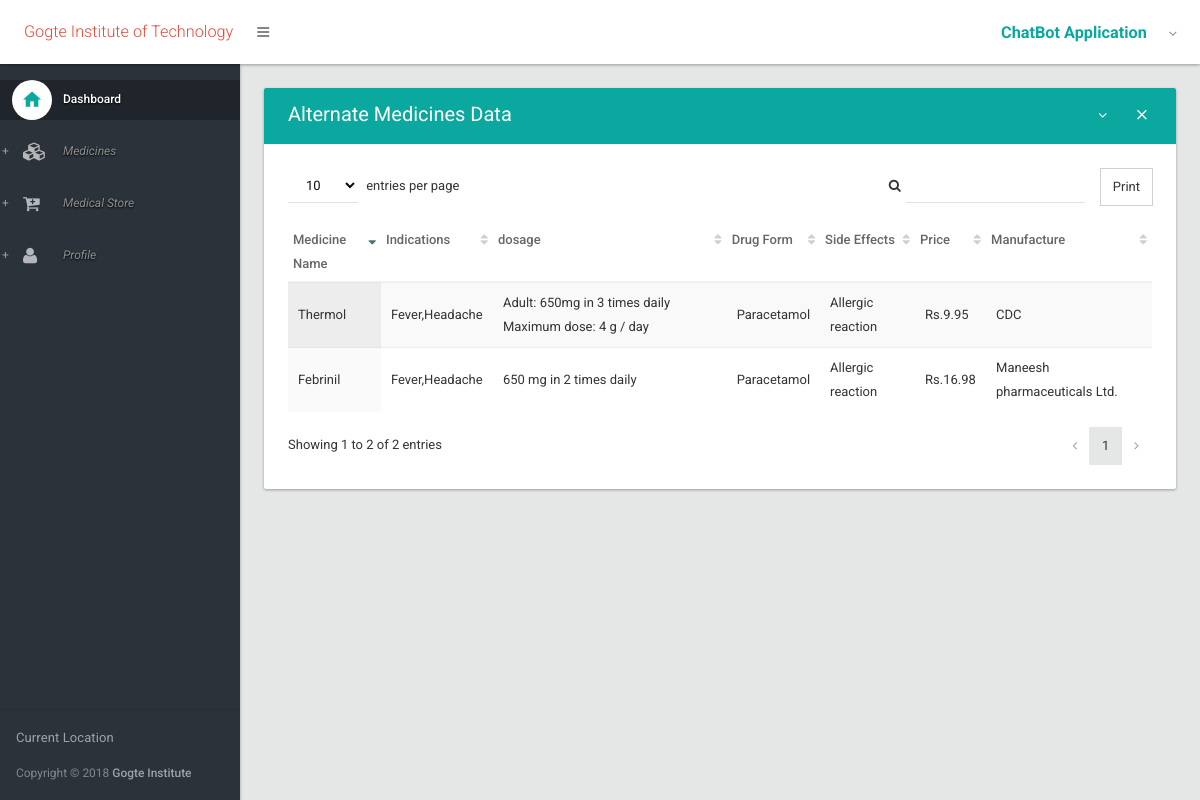
Page /order/alternativeMedicine/Medomol/ (signed in) on the committed database.
### orders/models.py (models this page shows)
class Medicines (models.Model):
    name = models.CharField(max_length=200)
    indication = models.CharField(max_length=200)
    dosage = models.CharField(max_length=200)
    drug_form = models.CharField(max_length=200)
    side_effects = models.CharField(max_length=200)
    price = models.CharField(max_length=50)
    manufacture = models.CharField(max_length=200)
    alternative_medicines = models.CharField(max_length=500)

### orders/views.py (the view)
# urls.py: url(r'^order/alternativeMedicine/(?P<medicine_name>\w+)/$', my_order.show, name='alternativeMedicine'),
@login_required
def show(request, medicine_name):
    MedicinesModel = Medicines.objects.filter(name=medicine_name)
    alternativeTemp=[i.alternative_medicines for i in  MedicinesModel]
    for altMedArr in alternativeTemp:
        medicineAlternative = altMedArr.split(",")
    fullMedicinesModel = Medicines.objects.all()
    return render(request, 'show.html', {'medicineAlternative': medicineAlternative, 'medicines': fullMedicinesModel})

### orders/templates/show.html (shortened to what this page needs)
{% extends 'layout.html' %}
{% block body %}
                <section>
                    <div class="section-body">
                        <div class="row">
                            <div class="col-lg-12">
                                <div class="card">
                                    <div class="card-head style-primary">
                                        <header>Alternate Medicines Data</header>
                                        <div class="tools">
                                            <a class="btn btn-icon-toggle btn-collapse"><i class="fa fa-angle-down"></i></a>
                                            <a class="btn btn-icon-toggle btn-close"><i class="md md-close"></i></a>
                                        </div>
                                    </div>
                                    <div class="card-body">
                                        <div class="table-responsive">
                                            <table id="datatable2" class="table table-striped table-condensed order-column hover" width="100%">
                                                <thead>
                                                    <tr>
                                                        <th>Medicine Name</th>
                                                        <th>Indications</th>
                                                        <th>dosage</th>
                                                        <th>Drug Form</th>
                                                        <th>Side Effects</th>
                                                        <th>Price</th>
                                                        <th>Manufacture</th>
                                                    </tr>
                                                </thead>
                                                <tbody>
                                                    {% for altMed in medicineAlternative %}
                                                    {% for medicine in medicines %}
                                                    {% if medicine.name == altMed %}
                                                        <tr >
                                                            <td>{{ medicine.name }}</td>
                                                            <td>{{ medicine.indication }}</td>
                                                            <td>{{ medicine.dosage }}</td>
                                                            <td>{{ medicine.drug_form }}</td>
                                                            <td>{{ medicine.side_effects }}</td>
                                                            <td>{{ medicine.price }}</td>
                                                            <td>{{ medicine.manufacture }}</td>
                                                        </tr>
                                                    {% endif %}
                                                    {% endfor %}
                                                    {% endfor %}
                                                </tbody>
                                            </table>
                                        </div>
                                    </div>
                                </div>
                            </div>
                        </div>
                    </div>
                </section>
{% endblock %}

### orders/templates/layout.html (shortened to what this page needs)
{% load staticfiles %}
<!DOCTYPE html>
<html lang="en">
	<head>
		<link type="text/css" rel="stylesheet" href="{% static 'css/bootstrap.css' %}" />
		<link type="text/css" rel="stylesheet" href="{% static 'css/materialadmin.css' %}" />
		<link type="text/css" rel="stylesheet" href="{% static 'css/font-awesome.min.css' %}" />
		<link type="text/css" rel="stylesheet" href="{% static 'css/material-design-iconic-font.min.css' %}" />
        <link type="text/css" rel="stylesheet" href="{% static 'css/libs/DataTables/jquery.dataTables.css' %}" />
		<link type="text/css" rel="stylesheet" href="{% static 'css/libs/DataTables/extensions/dataTables.colVis.css' %}" />
		<link type="text/css" rel="stylesheet" href="{% static 'css/libs/DataTables/extensions/dataTables.tableTools.css' %}" />
        <link type="text/css" rel="stylesheet" href="{% static 'css/libs/select2/select2.css' %}" />
		<link type="text/css" rel="stylesheet" href="{% static 'css/print.css' %}" />
		<link type="text/css" rel="stylesheet" href="{% static 'css/chatStyle.css' %}" />
	</head>
	<body class="menubar-pin menubar-hoverable header-fixed ">
		<header id="header" >
			<div class="headerbar">
				<div class="headerbar-left">
					<ul class="header-nav header-nav-options">
						<li class="header-nav-brand" >
							<div class="brand-holder">
								<a href="{% url 'home' %}">
									<span class="text-lg text-light text-danger">Gogte Institute of Technology</span>
								</a>
							</div>
						</li>
						<li>
							<a class="btn btn-icon-toggle menubar-toggle" data-toggle="menubar" href="javascript:void(0);">
								<i class="fa fa-bars"></i>
							</a>
						</li>
					</ul>
				</div>
				<div class="headerbar-right">
					<ul class="header-nav header-nav-profile">
						<li class="dropdown">
							<a href="javascript:void(0);" class="dropdown-toggle ink-reaction" data-toggle="dropdown">
								<span class="profile-info">
									<h4 class="text-lg text-bold text-primary">ChatBot Application</h4>
								</span>
							</a>
						</li>
					</ul>
				</div>
			</div>
		</header>
		<div id="base">
			<div id="content">
                {% block body %}
                {% endblock %}
			</div>
			<div id="menubar" class="menubar-inverse ">
				<div class="menubar-scroll-panel">
					<ul id="main-menu" class="gui-controls">
						<li>
							<a href="{% url 'home' %}" class="active">
								<div class="gui-icon"><i class="md md-home"></i></div>
								<span class="title">Dashboard</span>
							</a>
						</li>
						<li class="gui-folder">
							<a>
								<div class="gui-icon"><i class="fa fa-cubes"></i></div>
								<span class="title">Medicines</span>
							</a>
						</li>
						<li class="gui-folder">
								<a>
									<div class="gui-icon"><i class="fa fa-cart-plus"></i></div>
									<span class="title">Medical Store</span>
								</a>
							</li>
						<li class="gui-folder">
							<a>
								<div class="gui-icon"><i class="fa fa-user"></i></div>
								<span class="title">Profile</span>
							</a>
						</li>
					</ul>
					<div class="menubar-foot-panel">
						<p> Current Location</p>
						<small class="no-linebreak hidden-folded">
							<span class="opacity-75">Copyright &copy; {% now "Y" %}</span> <strong>Gogte Institute</strong>
						</small>
					</div>
				</div>
			</div>
		</div>
	</body>
</html>

### rows in the picture
Medicines: name "Febrinil", indication "Fever,Headache", dosage "650 mg in 2 times daily", drug_form "Paracetamol", side_effects "Allergic reaction", price "Rs.16.98", manufacture "Maneesh pharmaceuticals Ltd."
Medicines: name "Thermol", indication "Fever,Headache", dosage "Adult: 650mg in 3 times daily Maximum dose: 4 g / day", drug_form "Paracetamol", side_effects "Allergic reaction", price "Rs.9.95", manufacture "CDC"
